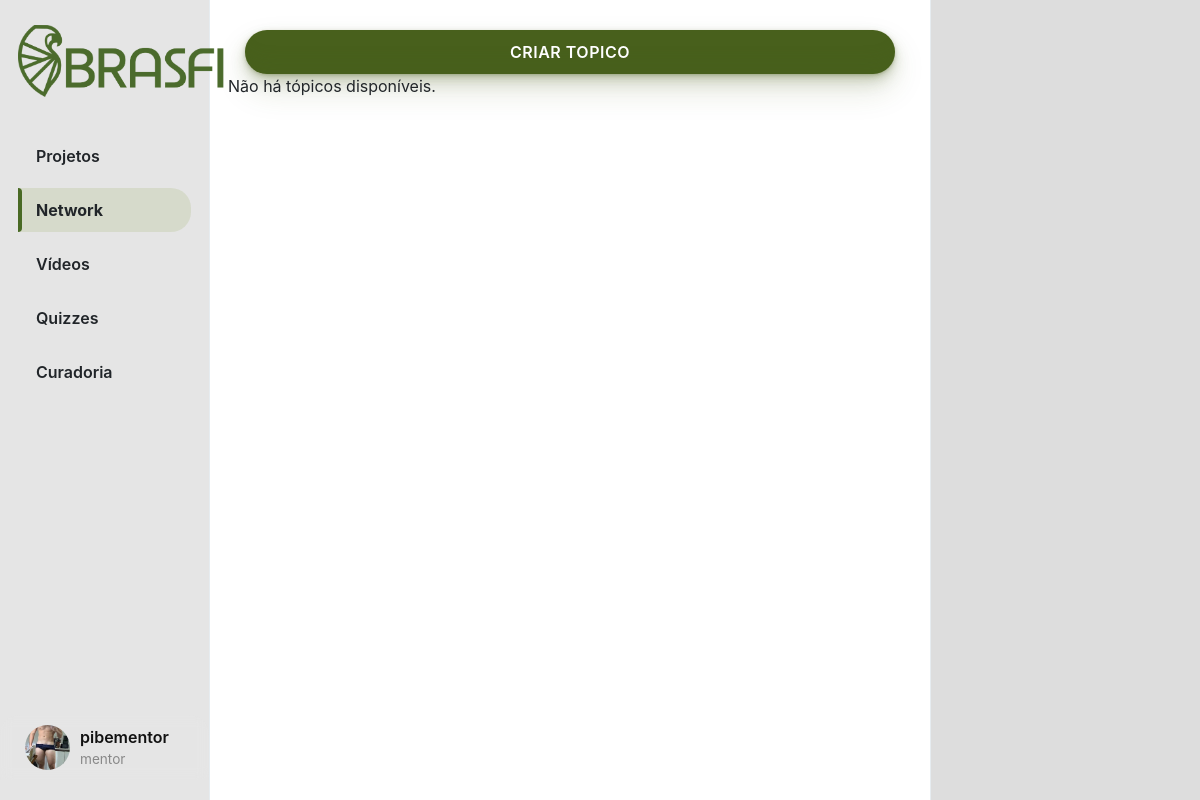
/networkhub (signed in), run on an earlier commit of the app's database.
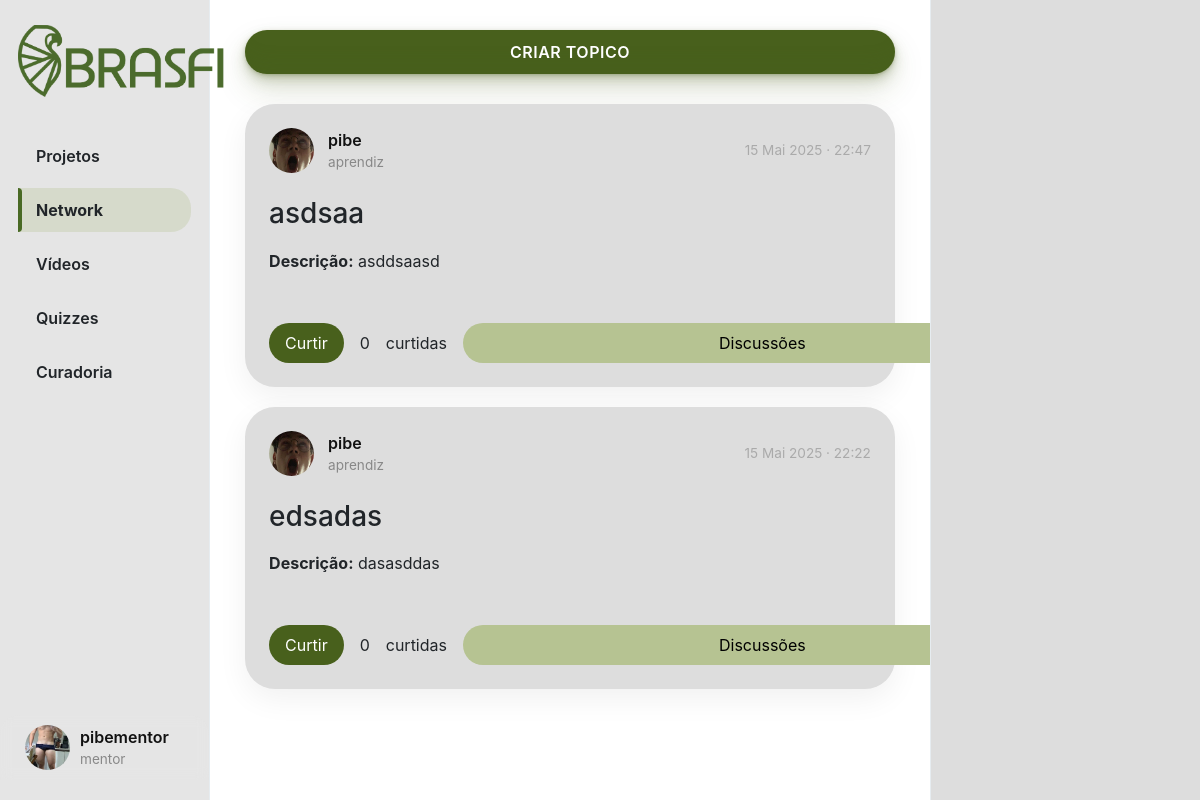
And on a later commit of the database.
### App_BRASFI/models.py (models this page shows, shortened)
class TopicConversa(models.Model):
    titulo = models.CharField(max_length=200)
    descricao = models.TextField()
    user = models.ForeignKey(User, on_delete=models.CASCADE)
    created_at = models.DateTimeField(default=timezone.now)

class User(AbstractUser):
    TIPO_USUARIO = (
        ('mentor', 'Mentor'),
        ('aprendiz', 'Aprendiz'),
    )
    profilePic = models.ImageField(upload_to='profile_pic/', blank=True, null=True)
    userType = models.CharField(max_length=10, choices=TIPO_USUARIO, default='aprendiz')

### App_BRASFI/views.py (the view)
# urls.py: path('networkhub', views.NetworkHubView, name='networkhub'),
@login_required
def NetworkHubView(request):
    TopicConversas = TopicConversa.objects.annotate(like_count=Count('likes')).order_by('-created_at')
    liked_topic_ids = set(
        LikeTopico.objects.filter(user=request.user).values_list('topico_id', flat=True)
    )
    return render(request, "networkhub.html", {
        "page": "networkhub",
        "TopicConversas": TopicConversas,
        "liked_topics": liked_topic_ids
    })

### App_BRASFI/templates/networkhub.html (shortened to what this page needs)
{% extends "layout.html" %}
{% load static %}
{% block body %}
<button id="popup-btn" class="btn new-post-btn" onclick="createtopic()">Criar Topico</button>
{% if TopicConversas %}
<div class="posts-view">
    {% for topic in TopicConversas %}
    <div class="post-card">
        <div class="post-header">
            <div class="creator-info">
                <div class="small-profilepic" style="background-image: url('/media/{{ topic.user.profilePic }}');">
                </div>
                <div>
                    <div class="username">{{ topic.user.username }}</div>
                    <div class="user-type">{{ topic.user.userType }}</div>
                </div>
            </div>
            <div class="created-at">{{ topic.created_at|date:"d M Y · H:i" }}</div>
        </div>
        <div class="post-details">
            <h3>{{ topic.titulo }}</h3>
            <p><strong>Descrição:</strong> {{ topic.descricao }}</p>
        </div>
        <div class="post-actions">
            <button
                onclick="curtirTopico({{ topic.id }})"
                id="like-btn-{{ topic.id }}"
                class="action-btn1 {% if topic.id in liked_topics %}btn-liked{% endif %}">
                Curtir
            </button>
            <span id="like-count-{{ topic.id }}">{{ topic.likes.count }}</span> curtidas
            <button onclick="toggleForum({{ topic.id }})" class="action-btn2">
                Discussões
            </button>
        </div>
    </div>
    {% endfor %}
</div>
{% else %}
<p>Não há tópicos disponíveis.</p>
{% endif %}
{% endblock %}

What changed in the data, as far as the page shows it:
added TopicConversa: user.profilePic (picture), user.username "pibe", user.userType "aprendiz", created_at "15 Mai 2025 · 22:47", titulo "asdsaa", descricao "asddsaasd", likes.count "0"
added TopicConversa: user.profilePic (picture), user.username "pibe", user.userType "aprendiz", created_at "15 Mai 2025 · 22:22", titulo "edsadas", descricao "dasasddas", likes.count "0"
Also different on the page:
text no longer shown: "Não há tópicos disponíveis."
